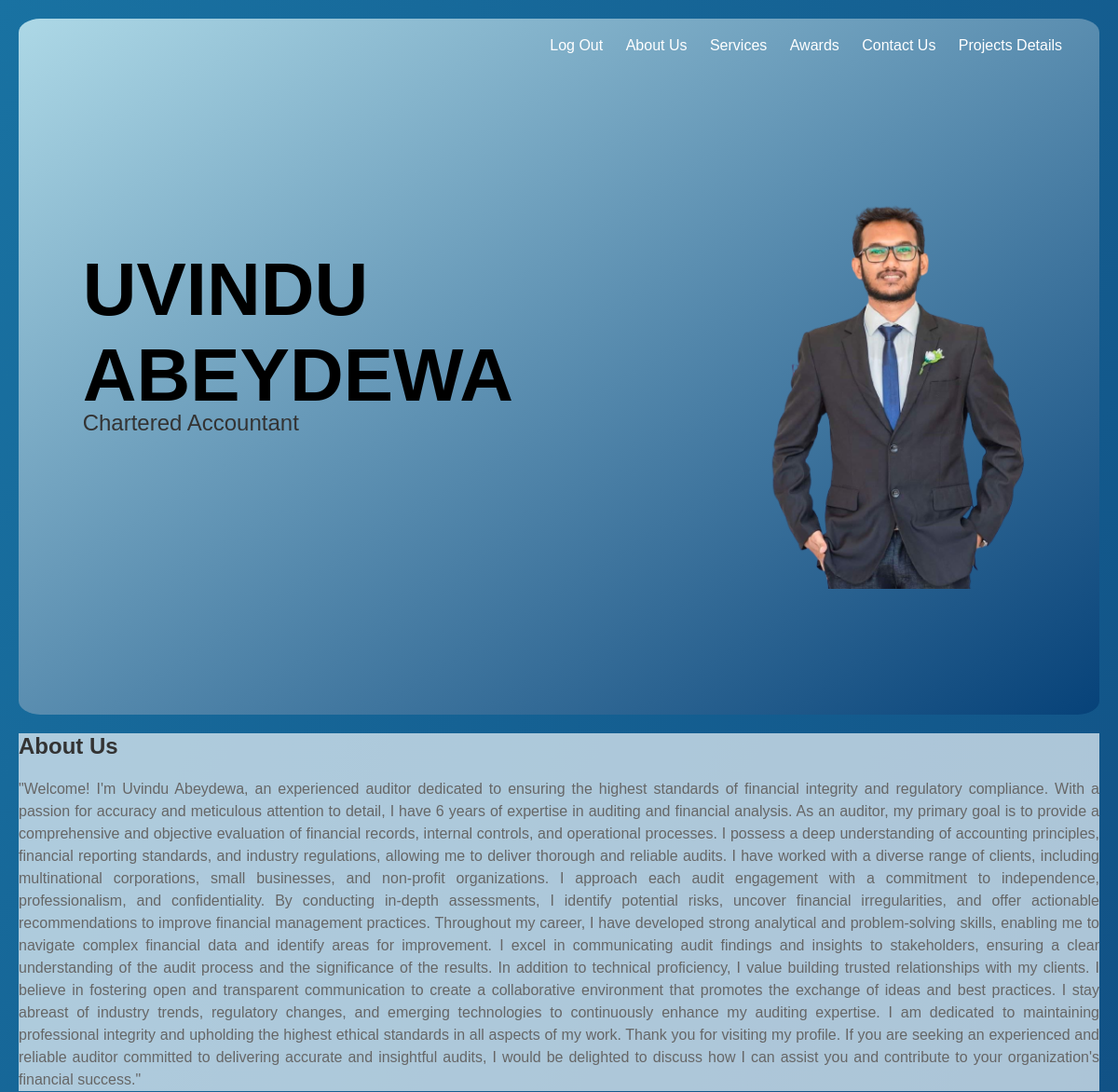
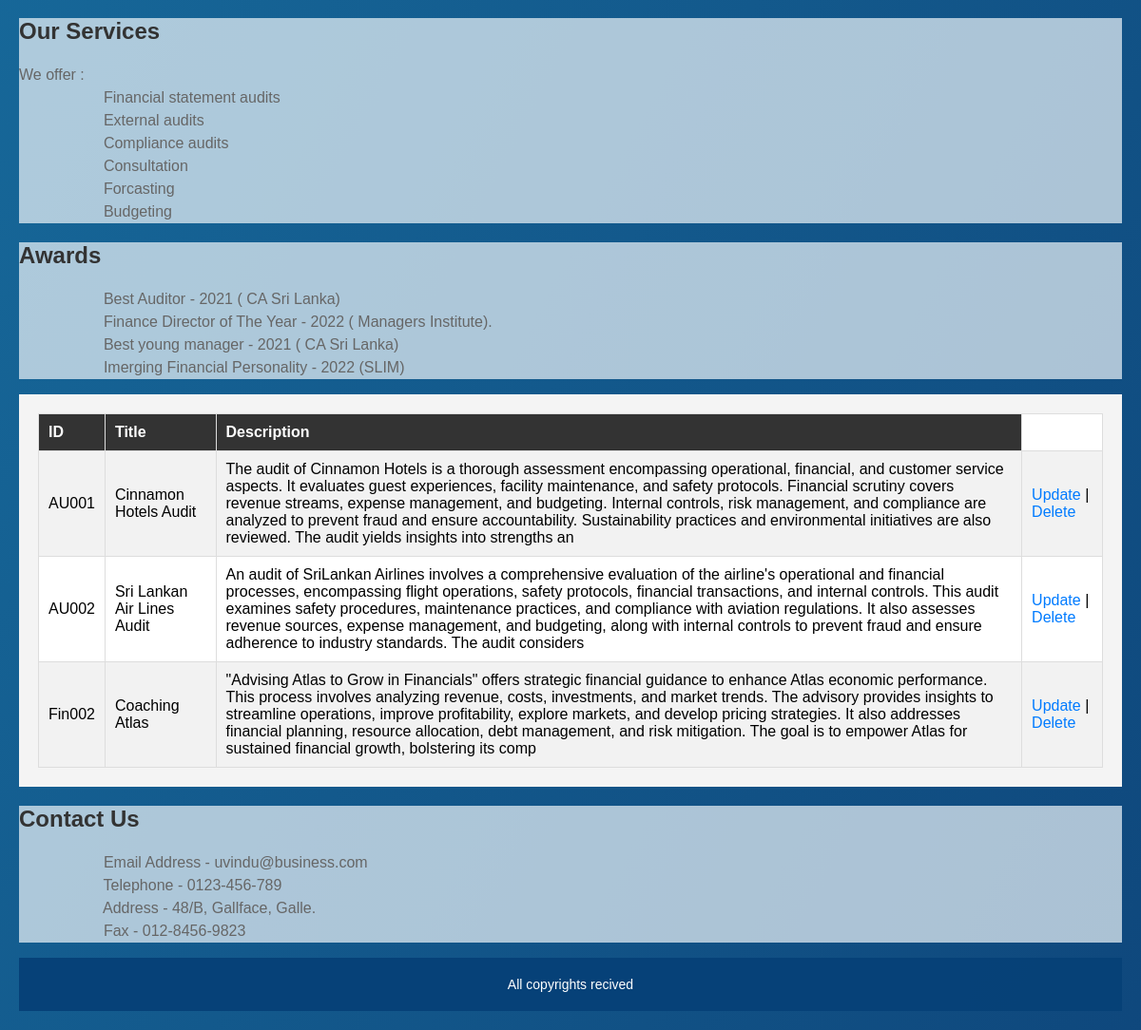
The page / on the database its author committed (2 pictures, top to bottom).
### tables this page shows
CREATE TABLE `details` (
  `ID` varchar(100) NOT NULL,
  `Title` varchar(200) NOT NULL,
  `Description` varchar(500) NOT NULL
);

### index.php (the view, shortened to what this page needs)
<!DOCTYPE html>
<html>
<head>
  <link rel="stylesheet" href="styles.css">
</head>
<body>
  <header>
    <h1>UVINDU<br> ABEYDEWA</h1>
    <h3>Chartered Accountant</h3>
    <p><br><br><br><br><br></p>
    <div class="slider-container">
    <div class="slider">
      <img id="sliderImage" src="my_photo.png" alt="Slider Image 1">
    </div>
  </div>
    <nav>
      <ul>
      <li><a href="welcome.php">Log Out</a></li>
        <li><a href="#about">About Us</a></li>
        <li><a href="#services">Services</a></li>
        <li><a href="#awards">Awards</a></li>
        <li><a href="#contact">Contact Us</a></li>
        <li><a href="#projects">Projects Details</a></li>
      </ul>
    </nav>
  </header>
  <main>
    <section id="about" class="section-about">
      <h2>About Us</h2>
      <p>"Welcome! I'm Uvindu Abeydewa, an experienced auditor dedicated to ensuring the highest standards of financial integrity and regulatory compliance. With a passion for accuracy and meticulous attention to detail, I have 6 years of expertise in auditing and financial analysis.
        As an auditor, my primary goal is to provide a comprehensive and objective evaluation of financial records, internal controls, and operational processes. I possess a deep understanding of accounting principles, financial reporting standards, and industry regulations, allowing me to deliver thorough and reliable audits.
        I have worked with a diverse range of clients, including multinational corporations, small businesses, and non-profit organizations. I approach each audit engagement with a commitment to independence, professionalism, and confidentiality. By conducting in-depth assessments, I identify potential risks, uncover financial irregularities, and offer actionable recommendations to improve financial management practices.
        Throughout my career, I have developed strong analytical and problem-solving skills, enabling me to navigate complex financial data and identify areas for improvement. I excel in communicating audit findings and insights to stakeholders, ensuring a clear understanding of the audit process and the significance of the results.
        In addition to technical proficiency, I value building trusted relationships with my clients. I believe in fostering open and transparent communication to create a collaborative environment that promotes the exchange of ideas and best practices.
        I stay abreast of industry trends, regulatory changes, and emerging technologies to continuously enhance my auditing expertise. I am dedicated to maintaining professional integrity and upholding the highest ethical standards in all aspects of my work.
        Thank you for visiting my profile. If you are seeking an experienced and reliable auditor committed to delivering accurate and insightful audits, I would be delighted to discuss how I can assist you and contribute to your organization's financial success."</p>
    </section>
    <section id="services" class="section-services">
      <h2>Our Services</h2>
      <p>We offer : <br>&nbsp &nbsp &nbsp &nbsp &nbsp &nbsp &nbsp &nbsp &nbsp &nbsp Financial statement audits
        <br>&nbsp &nbsp &nbsp &nbsp &nbsp &nbsp &nbsp &nbsp &nbsp &nbsp External audits
        <br>&nbsp &nbsp &nbsp &nbsp &nbsp &nbsp &nbsp &nbsp &nbsp &nbsp  Compliance audits
        <br>&nbsp &nbsp &nbsp &nbsp &nbsp &nbsp &nbsp &nbsp &nbsp &nbsp  Consultation
        <br>&nbsp &nbsp &nbsp &nbsp &nbsp &nbsp &nbsp &nbsp &nbsp &nbsp Forcasting
        <br>&nbsp &nbsp &nbsp &nbsp &nbsp &nbsp &nbsp &nbsp &nbsp &nbsp Budgeting </p>
    </section>
    <section id="awards" class="section-awards">
      <h2>Awards</h2>
      <p>&nbsp &nbsp &nbsp &nbsp &nbsp &nbsp &nbsp &nbsp &nbsp &nbsp Best Auditor - 2021 ( CA Sri Lanka)
        <br>&nbsp &nbsp &nbsp &nbsp &nbsp &nbsp &nbsp &nbsp &nbsp &nbsp  Finance Director of The Year - 2022 ( Managers Institute).
    <br>&nbsp &nbsp &nbsp &nbsp &nbsp &nbsp &nbsp &nbsp &nbsp &nbsp  Best young manager - 2021 ( CA Sri Lanka)
        <br>&nbsp &nbsp &nbsp &nbsp &nbsp &nbsp &nbsp &nbsp &nbsp &nbsp  Imerging Financial Personality - 2022 (SLIM) </p>
    </section>
    <section id="projects" class="section-projects">
    <div class="table-container">
  <?php
  $host = 'localhost';
  $username = 'root';
  $password = '';
  $database = 'projects';
  $conn = mysqli_connect($host, $username, $password, $database);
  $sql = "SELECT * FROM details";
  $result = mysqli_query($conn, $sql);
  if (mysqli_num_rows($result) > 0) {
      echo "<table border='1'>";
      echo "<tr><th>ID</th><th>Title</th><th>Description</th></tr>";
      while ($row = mysqli_fetch_assoc($result)) {
          echo "<tr>";
          echo "<td>" . $row['ID'] . "</td>";
          echo "<td>" . $row['Title'] . "</td>";
          echo "<td>" . $row['Description'] . "</td>";
          echo "<td><a href='projects.php?id=" . $row['ID'] . "'>Update</a> | <a href='delete.php?id=" . $row['ID'] . "'>Delete</a></td>";
          echo "</tr>";
      }
      echo "</table>";
  } else {
      echo "No records found";
  }
  ?>
  </section>
  <section id="contact" class="section-contact">
    <h2>Contact Us</h2>
    <p>&nbsp &nbsp &nbsp &nbsp &nbsp &nbsp &nbsp &nbsp &nbsp &nbsp Email Address - uvindu@business.com
      <br>&nbsp &nbsp &nbsp &nbsp &nbsp &nbsp &nbsp &nbsp &nbsp &nbsp  Telephone - 0123-456-789
  <br>&nbsp &nbsp &nbsp &nbsp &nbsp &nbsp &nbsp &nbsp &nbsp &nbsp  Address - 48/B, Gallface, Galle.
      <br>&nbsp &nbsp &nbsp &nbsp &nbsp &nbsp &nbsp &nbsp &nbsp &nbsp  Fax - 012-8456-9823 </p>
  </section>
  </main>
  <footer>
    All copyrights recived
  </footer>
</body>
</html>

### styles.css (style rules this page uses)
.slider-container { position: absolute; top: 100px; width: 20%; float: right; margin-top: -20px; margin-left: 550px; }
.slider { width: 200%; height: 600px; overflow: hidden; }
.slider img { width: 100%; height: 100%; object-fit: contain; }
body { font-family: Arial, sans-serif; margin: 0; padding: 0; }
h1, h2, h3 { color: #333; }
p { color: #666; line-height: 1.5; }
header { background-image: linear-gradient(to right bottom,lightblue, #064178f6); border-radius: 02%; padding: 12%; position: relative; }
h1 { font-size: 500%; color: black; margin-top: 12%; margin-left: -8%; margin-bottom: -1%; }
h3 { font-size: 150%; color: lightblack; padding: 0; margin-top: 0%; margin-left: -8%; font-weight: 200; }
nav ul { list-style-type: none; margin: 0; padding: 0; position: absolute; top: 20px; right: 20px; }
nav ul li { display: inline; margin-right: 20px; }
nav ul li a { color: white; text-decoration: none; }
body { padding: 20px; background-image: linear-gradient(to right bottom,rgb(25, 114, 162), #064178f6); }
.section-about { background-color: #eef5fab3; text-align: justify; font-style: normal; color: white; }
.section-services { background-color: #eef5fab3; }
.section-awards { background-color: #eef5fab3; }
.section-projects { background-color: #eef5fab3; }
.section-contact { background-color: #eef5fab3; }
footer { background-color: #064178f6; padding: 20px; text-align: center; font-size: 14px; color: white; }

### index.php (style rules this page uses)
#projects { background-color: #f4f4f4; padding: 20px; }
table { width: 100%; border-collapse: collapse; border: 1px solid #ddd; background-color: white; }
th, td { padding: 10px; text-align: left; }
th { background-color: #333; color: white; }
tr:nth-child(even) { background-color: #f2f2f2; }
a { text-decoration: none; color: #007bff; }
.table-container { display: flex; justify-content: center; }

### rows shown on the page
details: ID "AU001", Title "Cinnamon Hotels Audit", Description "The audit of Cinnamon Hotels is a thorough assessment encompassing operational, financial, and customer service aspects. It evaluates guest experiences, facility maintenance, and safety protocols. Financial scrutiny covers revenue streams, expense management, and budgeting. Internal controls, risk management, and compliance are analyzed to prevent fraud and ensure accountability. Sustainability practices and environmental initiatives are also reviewed. The audit yields insights into strengths an"
details: ID "AU002", Title "Sri Lankan Air Lines Audit", Description "An audit of SriLankan Airlines involves a comprehensive evaluation of the airline's operational and financial processes, encompassing flight operations, safety protocols, financial transactions, and internal controls. This audit examines safety procedures, maintenance practices, and compliance with aviation regulations. It also assesses revenue sources, expense management, and budgeting, along with internal controls to prevent fraud and ensure adherence to industry standards. The audit considers"
details: ID "Fin002", Title "Coaching Atlas", Description "\"Advising Atlas to Grow in Financials\" offers strategic financial guidance to enhance Atlas economic performance. This process involves analyzing revenue, costs, investments, and market trends. The advisory provides insights to streamline operations, improve profitability, explore markets, and develop pricing strategies. It also addresses financial planning, resource allocation, debt management, and risk mitigation. The goal is to empower Atlas for sustained financial growth, bolstering its comp"
